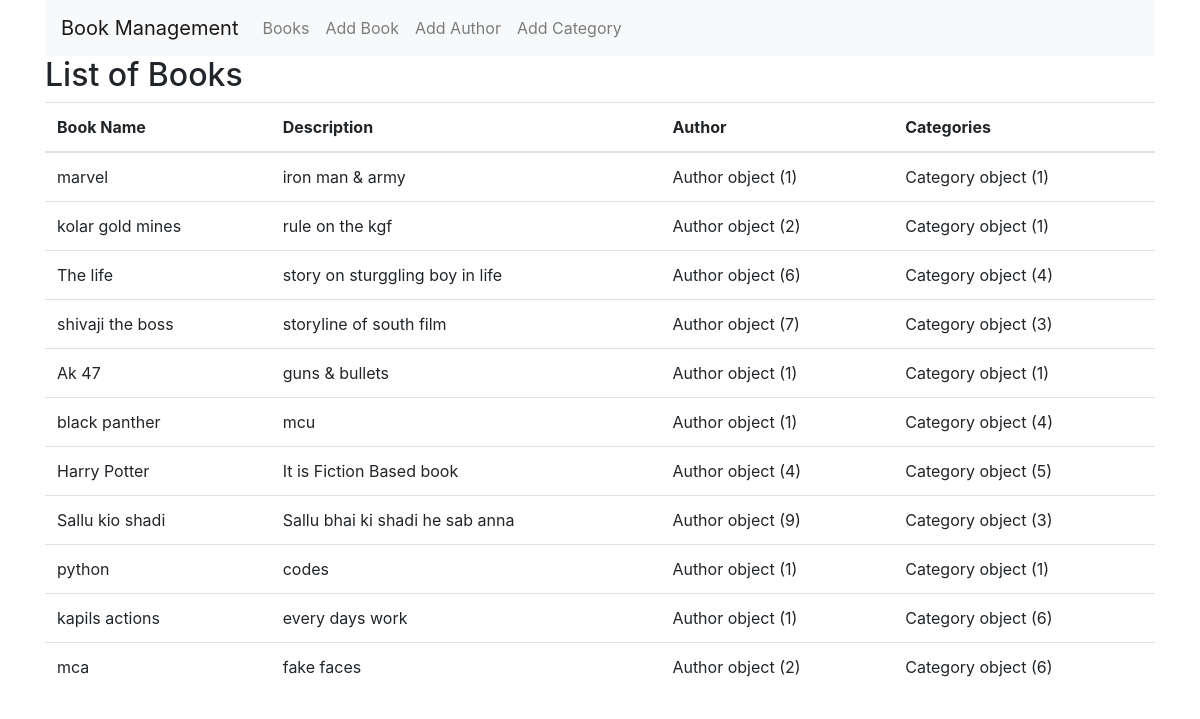
The page / on the database its author committed.
### library/models.py (models this page shows)
class Book(models.Model):
 book_name = models.CharField(max_length=100)
 book_description = models.TextField()
 author = models.ForeignKey(Author, on_delete=models.CASCADE)
 categories = models.ManyToManyField(Category)

class Author(models.Model):
    name =models.CharField(max_length=100)

class Category(models.Model):
    cat_name =models.CharField(max_length=100)

### library/views.py (the view)
# urls.py: path('', views.list_books, name='list_books'),
def list_books(request):
    books = Book.objects.all()
    return render(request, 'library/list_books.html', {'books': books})

### library/templates/library/list_books.html
{% extends 'base.html' %}
{% block content %}
  <h2>List of Books</h2>
  <table class="table">
    <thead>
      <tr>
        <th>Book Name</th>
        <th>Description</th>
        <th>Author</th>
        <th>Categories</th>
      </tr>
    </thead>
    <tbody>
      {% for book in books %}
        <tr>
          <td>{{ book.book_name }}</td>
          <td>{{ book.book_description }}</td>
          <td>{{ book.author }}</td>
          <td>{{ book.categories.all|join:", " }}</td>
        </tr>
      {% endfor %}
    </tbody>
  </table>
{% endblock content %}

### library/templates/base.html (shortened to what this page needs)
<!DOCTYPE html>
<html lang="en">
<head>
    <link
      rel="stylesheet"
      href="https://maxcdn.bootstrapcdn.com/bootstrap/4.5.2/css/bootstrap.min.css"
      />
</head>
<body>
    <div class="container">
        <nav class="navbar navbar-expand-lg navbar-light bg-light">
            <a class="navbar-brand" href="#">Book Management</a>
            <div class="collapse navbar-collapse" id="navbarNav">
                <ul class="navbar-nav">
                    <li class="nav-item">
                        <a class="nav-link"  href="{% url 'list_books' %}">Books</a>
                    </li>
                    <li class="nav-item">
                        <a class="nav-link" href="{% url 'add_book' %}">Add Book</a>
                    </li>
                    <li class="nav-item">
                        <a class="nav-link" href="{% url 'add_author' %}">Add Author</a>
                      </li>
                      <li class="nav-item">
                        <a class="nav-link" href="{% url 'add_category' %}">Add Category</a>
                </ul>
            </div>
        </nav>
         {% block content %}
          {% endblock content %}
    </div>
</body>
</html>

### rows shown on the page
Book: book_name "marvel", book_description "iron man & army", author "Author object (1)", categories.all "Category object (1)"
Book: book_name "kolar gold mines", book_description "rule on the kgf", author "Author object (2)", categories.all "Category object (1)"
Book: book_name "The life", book_description "story on sturggling boy in life", author "Author object (6)", categories.all "Category object (4)"
Book: book_name "shivaji the boss", book_description "storyline of south film", author "Author object (7)", categories.all "Category object (3)"
Book: book_name "Ak 47", book_description "guns & bullets", author "Author object (1)", categories.all "Category object (1)"
Book: book_name "black panther", book_description "mcu", author "Author object (1)", categories.all "Category object (4)"
Book: book_name "Harry Potter", book_description "It is Fiction Based book", author "Author object (4)", categories.all "Category object (5)"
Book: book_name "Sallu kio shadi", book_description "Sallu bhai ki shadi he sab anna", author "Author object (9)", categories.all "Category object (3)"
Book: book_name "python", book_description "codes", author "Author object (1)", categories.all "Category object (1)"
Book: book_name "kapils actions", book_description "every days work", author "Author object (1)", categories.all "Category object (6)"
Book: book_name "mca", book_description "fake faces", author "Author object (2)", categories.all "Category object (6)"
